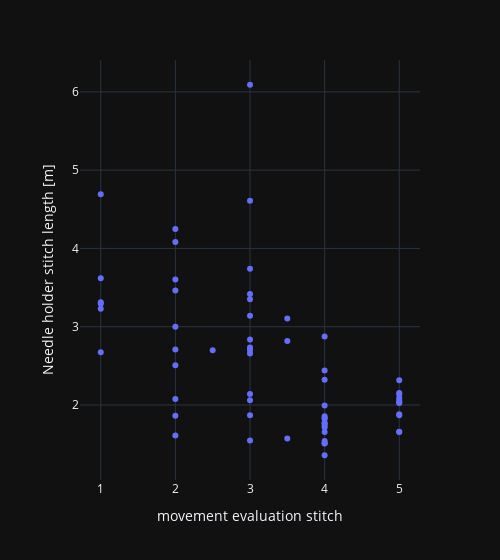

Notebook source saved alongside this figure:
### Code cell
import plotly.express as px
px.scatter(dfst, y="Needle holder stitch length [m]", x=relevant_column, hover_data=["filename", "stitch_id"], width=500)

### Figure 1 — Plotly figure (JSON) as saved in the notebook; plotly's stock layout.template omitted (floating-point values rounded to 4 significant figures; data arrays with more than 128 entries replaced by an {"elided": "..."} marker saying what was removed)
{"data": [{"customdata": {"elided": "150x2 mixed values"}, "hovertemplate": "movement evaluation stitch=%{x}<br>Needle holder stitch length [m]=%{y}<br>filename=%{customdata[0]}<br>stitch_id=%{customdata[1]}<extra></extra>", "legendgroup": "", "marker": {"color": "#636efa", "symbol": "circle"}, "mode": "markers", "name": "", "orientation": "v", "showlegend": false, "x": {"elided": "150 float values"}, "xaxis": "x", "y": {"elided": "150 float values"}, "yaxis": "y", "type": "scatter"}], "layout": {"xaxis": {"anchor": "y", "domain": [0.0, 1.0], "title": {"text": "movement evaluation stitch"}}, "yaxis": {"anchor": "x", "domain": [0.0, 1.0], "title": {"text": "Needle holder stitch length [m]"}}, "legend": {"tracegroupgap": 0}, "margin": {"t": 60}, "width": 500}}
